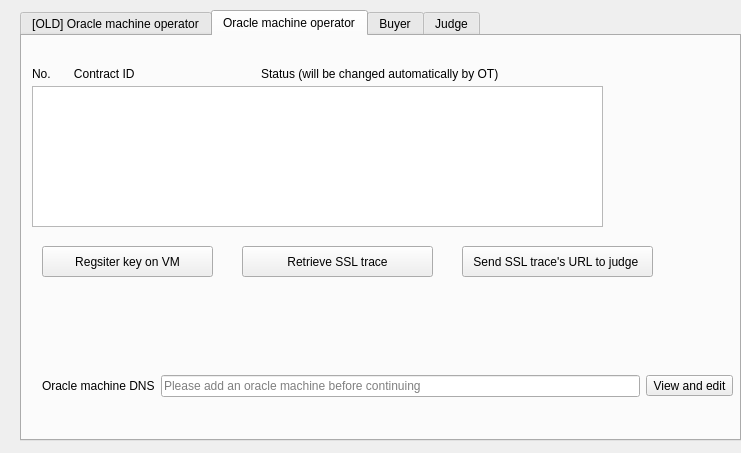
<?xml version="1.0" encoding="UTF-8"?>
<ui version="4.0">
 <class>Form</class>
 <widget class="QWidget" name="Form">
  <property name="geometry">
   <rect>
    <x>0</x>
    <y>0</y>
    <width>741</width>
    <height>453</height>
   </rect>
  </property>
  <property name="windowTitle">
   <string>Form</string>
  </property>
  <widget class="QTabWidget" name="tabWidget">
   <property name="geometry">
    <rect>
     <x>20</x>
     <y>10</y>
     <width>721</width>
     <height>431</height>
    </rect>
   </property>
   <property name="currentIndex">
    <number>1</number>
   </property>
   <widget class="QWidget" name="tab">
    <attribute name="title">
     <string>[OLD] Oracle machine operator</string>
    </attribute>
    <widget class="QToolButton" name="toolButtonGenerate">
     <property name="geometry">
      <rect>
       <x>20</x>
       <y>220</y>
       <width>121</width>
       <height>41</height>
      </rect>
     </property>
     <property name="text">
      <string>Generate
keyset</string>
     </property>
    </widget>
    <widget class="QToolButton" name="toolButtonImportExisting">
     <property name="geometry">
      <rect>
       <x>180</x>
       <y>220</y>
       <width>121</width>
       <height>41</height>
      </rect>
     </property>
     <property name="text">
      <string>Import existing
keyset</string>
     </property>
    </widget>
    <widget class="QToolButton" name="toolButtonViewAndEdit">
     <property name="enabled">
      <bool>false</bool>
     </property>
     <property name="geometry">
      <rect>
       <x>550</x>
       <y>220</y>
       <width>141</width>
       <height>41</height>
      </rect>
     </property>
     <property name="text">
      <string>View and edit
selected keyset</string>
     </property>
    </widget>
    <widget class="QToolButton" name="toolButtonDelete">
     <property name="enabled">
      <bool>false</bool>
     </property>
     <property name="geometry">
      <rect>
       <x>380</x>
       <y>220</y>
       <width>131</width>
       <height>41</height>
      </rect>
     </property>
     <property name="text">
      <string>Delete selected
keyset</string>
     </property>
    </widget>
    <widget class="QTableView" name="tableViewKeysets">
     <property name="geometry">
      <rect>
       <x>20</x>
       <y>10</y>
       <width>671</width>
       <height>192</height>
      </rect>
     </property>
     <property name="editTriggers">
      <set>QAbstractItemView::AllEditTriggers</set>
     </property>
     <property name="selectionBehavior">
      <enum>QAbstractItemView::SelectRows</enum>
     </property>
     <property name="textElideMode">
      <enum>Qt::ElideMiddle</enum>
     </property>
     <attribute name="horizontalHeaderStretchLastSection">
      <bool>true</bool>
     </attribute>
    </widget>
    <widget class="QWidget" name="horizontalLayoutWidget">
     <property name="geometry">
      <rect>
       <x>10</x>
       <y>310</y>
       <width>691</width>
       <height>80</height>
      </rect>
     </property>
     <layout class="QHBoxLayout" name="horizontalLayout">
      <item>
       <widget class="QLabel" name="label_7">
        <property name="text">
         <string>Oracle machine DNS</string>
        </property>
       </widget>
      </item>
      <item>
       <widget class="QLineEdit" name="lineEditOracleMachine">
        <property name="readOnly">
         <bool>true</bool>
        </property>
        <property name="placeholderText">
         <string>Please add an oracle machine before continue</string>
        </property>
       </widget>
      </item>
      <item>
       <widget class="QToolButton" name="toolButtonEditOracleMachine">
        <property name="text">
         <string>View and edit</string>
        </property>
       </widget>
      </item>
     </layout>
    </widget>
   </widget>
   <widget class="QWidget" name="tab_4">
    <attribute name="title">
     <string>Oracle machine operator</string>
    </attribute>
    <widget class="QWidget" name="horizontalLayoutWidget_2">
     <property name="geometry">
      <rect>
       <x>20</x>
       <y>310</y>
       <width>691</width>
       <height>80</height>
      </rect>
     </property>
     <layout class="QHBoxLayout" name="horizontalLayout_2">
      <item>
       <widget class="QLabel" name="label_8">
        <property name="text">
         <string>Oracle machine DNS</string>
        </property>
       </widget>
      </item>
      <item>
       <widget class="QLineEdit" name="lineEditOracleMachine_2">
        <property name="readOnly">
         <bool>true</bool>
        </property>
        <property name="placeholderText">
         <string>Please add an oracle machine before continuing</string>
        </property>
       </widget>
      </item>
      <item>
       <widget class="QToolButton" name="toolButtonEditOracleMachine_2">
        <property name="text">
         <string>View and edit</string>
        </property>
       </widget>
      </item>
     </layout>
    </widget>
    <widget class="QTableView" name="tableView_4">
     <property name="geometry">
      <rect>
       <x>10</x>
       <y>50</y>
       <width>571</width>
       <height>141</height>
      </rect>
     </property>
     <property name="editTriggers">
      <set>QAbstractItemView::NoEditTriggers</set>
     </property>
     <property name="alternatingRowColors">
      <bool>true</bool>
     </property>
     <property name="selectionMode">
      <enum>QAbstractItemView::NoSelection</enum>
     </property>
     <property name="textElideMode">
      <enum>Qt::ElideMiddle</enum>
     </property>
    </widget>
    <widget class="QLabel" name="label_9">
     <property name="geometry">
      <rect>
       <x>10</x>
       <y>30</y>
       <width>541</width>
       <height>16</height>
      </rect>
     </property>
     <property name="text">
      <string>No.       Contract ID                                      Status (will be changed automatically by OT)</string>
     </property>
    </widget>
    <widget class="QToolButton" name="toolButton">
     <property name="geometry">
      <rect>
       <x>20</x>
       <y>210</y>
       <width>171</width>
       <height>31</height>
      </rect>
     </property>
     <property name="text">
      <string>Regsiter key on VM</string>
     </property>
    </widget>
    <widget class="QToolButton" name="toolButton_2">
     <property name="geometry">
      <rect>
       <x>440</x>
       <y>210</y>
       <width>191</width>
       <height>31</height>
      </rect>
     </property>
     <property name="text">
      <string>Send SSL trace's URL to judge </string>
     </property>
    </widget>
    <widget class="QToolButton" name="toolButton_3">
     <property name="geometry">
      <rect>
       <x>220</x>
       <y>210</y>
       <width>191</width>
       <height>31</height>
      </rect>
     </property>
     <property name="text">
      <string>Retrieve SSL trace</string>
     </property>
    </widget>
   </widget>
   <widget class="QWidget" name="tab_2">
    <attribute name="title">
     <string>Buyer</string>
    </attribute>
    <widget class="QTableView" name="tableView_2">
     <property name="geometry">
      <rect>
       <x>20</x>
       <y>90</y>
       <width>501</width>
       <height>141</height>
      </rect>
     </property>
     <property name="editTriggers">
      <set>QAbstractItemView::NoEditTriggers</set>
     </property>
     <property name="alternatingRowColors">
      <bool>true</bool>
     </property>
     <property name="selectionMode">
      <enum>QAbstractItemView::NoSelection</enum>
     </property>
     <property name="textElideMode">
      <enum>Qt::ElideMiddle</enum>
     </property>
    </widget>
    <widget class="QToolButton" name="toolButtonRunPaysty">
     <property name="geometry">
      <rect>
       <x>50</x>
       <y>340</y>
       <width>161</width>
       <height>31</height>
      </rect>
     </property>
     <property name="text">
      <string>Run Paysty</string>
     </property>
    </widget>
    <widget class="QLabel" name="label_2">
     <property name="geometry">
      <rect>
       <x>30</x>
       <y>240</y>
       <width>281</width>
       <height>71</height>
      </rect>
     </property>
     <property name="text">
      <string>After VM op has given a go-ahead. Click the button to start Firefox in a new window. Login to your bank account and mark the page to be sent to the judge.</string>
     </property>
     <property name="wordWrap">
      <bool>true</bool>
     </property>
    </widget>
    <widget class="QLabel" name="label_3">
     <property name="geometry">
      <rect>
       <x>20</x>
       <y>70</y>
       <width>541</width>
       <height>16</height>
      </rect>
     </property>
     <property name="text">
      <string>No.       Contract ID                                      Status (will be changed automatically by OT)</string>
     </property>
    </widget>
   </widget>
   <widget class="QWidget" name="tab_3">
    <attribute name="title">
     <string>Judge</string>
    </attribute>
    <widget class="QTableView" name="tableView_3">
     <property name="geometry">
      <rect>
       <x>20</x>
       <y>60</y>
       <width>471</width>
       <height>192</height>
      </rect>
     </property>
    </widget>
    <widget class="QLabel" name="label_5">
     <property name="geometry">
      <rect>
       <x>20</x>
       <y>30</y>
       <width>461</width>
       <height>16</height>
      </rect>
     </property>
     <property name="text">
      <string>No.  Contract ID          Status               SSL trace hash</string>
     </property>
    </widget>
    <widget class="QToolButton" name="toolButtonQueryOracleMachine">
     <property name="geometry">
      <rect>
       <x>20</x>
       <y>330</y>
       <width>201</width>
       <height>41</height>
      </rect>
     </property>
     <property name="text">
      <string>Query SSL hash from
oracle machine</string>
     </property>
    </widget>
    <widget class="QLabel" name="label_6">
     <property name="geometry">
      <rect>
       <x>20</x>
       <y>310</y>
       <width>471</width>
       <height>16</height>
      </rect>
     </property>
     <property name="text">
      <string>This button becomes active after the user confirmed SSL audit completion</string>
     </property>
    </widget>
   </widget>
  </widget>
 </widget>
 <resources/>
 <connections/>
</ui>
